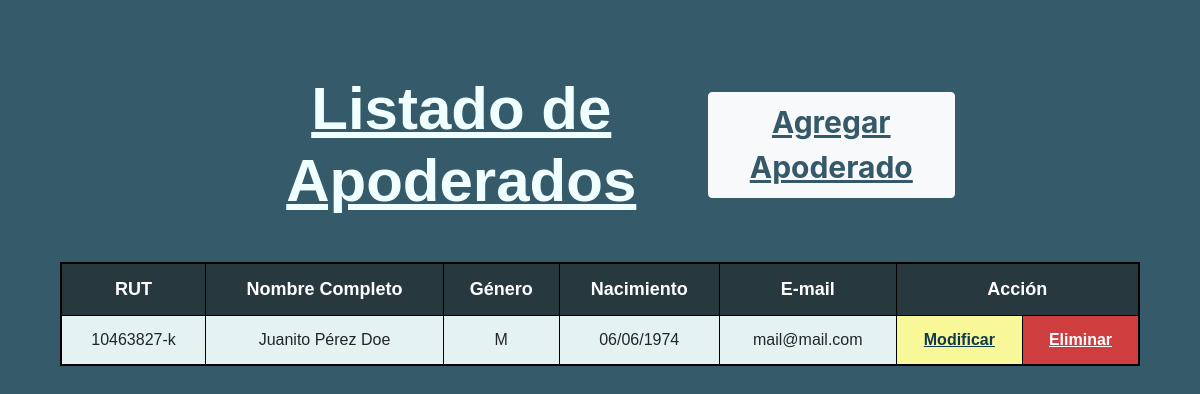
The page /gestion_viajes/crud_apoderados on the database its author committed.
### gestion_viajes/models.py (models this page shows, shortened)
class Apoderado(models.Model):
    id_apoderado     = models.AutoField(db_column='idApoderado', primary_key=True)
    rut              = models.CharField(max_length=10, null=False)
    nombre           = models.CharField(max_length=20, null=False)
    apellido_paterno = models.CharField(max_length=20, null=False)
    apellido_materno = models.CharField(max_length=20, null=False)
    fecha_nacimiento = models.DateField(blank=False, null=False)
    id_genero        = models.ForeignKey('Genero',on_delete=models.CASCADE, db_column='idGenero')
    telefono         = models.CharField(max_length=45, null=False)
    email            = models.EmailField(unique=True, max_length=100, blank=True, null=True)
    direccion        = models.CharField(max_length=50, blank=True, null=True)

class Genero(models.Model):
    id_genero  = models.AutoField(db_column='idGenero', primary_key=True)
    genero     = models.CharField(max_length=20, blank=False, null=False)

### gestion_viajes/views.py (the view)
# urls.py: path('crud_apoderados', views.crud_apoderados, name='crud_apoderados'),
def crud_apoderados(request):
    apoderados = Apoderado.objects.all().order_by('apellido_paterno')
    context = {'apoderados': apoderados}
    return render(request, 'gestion_viajes/apoderados_list.html', context)

### gestion_viajes/templates/gestion_viajes/apoderados_list.html (shortened to what this page needs)
<!DOCTYPE html>
<html lang="en">
  <head>
    {% load static %}
    <link
      rel="stylesheet"
      href="https://cdn.jsdelivr.net/npm/bootstrap@4.6.2/dist/css/bootstrap.min.css"
    />
    <link rel="stylesheet" href="{% static 'css/styles.css' %}" />
  </head>
  <body>
    <header>
      <div class="row justify-content-center">
        <div class="col-md-5 col-sm-12">
          <h1>Listado de Apoderados</h1>
        </div>
        <div class="col-md-3 col-sm-12">
          <div class="container-btn">
            <button class="btn btn-light" id="btnAgregar">
              <a href="{% url 'apoderadosAdd' %}">Agregar Apoderado</a>
            </button>
          </div>
        </div>
      </div>
    </header>
    <div class="table-container">
      <table class="table table-striped">
        {% if apoderados %}
        <thead>
          <tr>
            <th scope="col">RUT</th>
            <th scope="col">Nombre Completo</th>
            <th scope="col">Género</th>
            <th scope="col">Nacimiento</th>
            <th scope="col">E-mail</th>
            <th scope="col" colspan="2">Acción</th>
          </tr>
        </thead>
        <tbody>
          {% for apoderado in apoderados %} {% if apoderado.rut %}
          <tr>
            <td>{{ apoderado.rut }}</td>
            <td>
              {{ apoderado.nombre|capfirst }}
              {{apoderado.apellido_paterno|capfirst }}
              {{apoderado.apellido_materno|capfirst }}
            </td>
            <td>{{ apoderado.id_genero.genero|slice:":1" }}</td>
            <td>{{ apoderado.fecha_nacimiento|date:"d/m/Y" }}</td>
            <td>{{ apoderado.email|default_if_none:""|lower }}</td>
            <td class="td-update">
              <a href="{% url 'apoderados_edit' pk=apoderado.id_apoderado %}"
                >Modificar</a
              >
            </td>
            <td class="td-delete">
              <a href="{% url 'apoderados_del' pk=apoderado.id_apoderado %}"
                >Eliminar</a
              >
            </td>
          </tr>
          {% endif %} {% endfor %}
        </tbody>
        {% endif %}
      </table>
    </div>
  </body>
</html>

### gestion_viajes/static/css/styles.css (style rules this page uses)
body { background-color: rgba(14, 58, 77, 0.836); margin: 5%; }
header .row { margin-bottom: 3%; vertical-align: middle; align-items: center; }
header h1 { text-align: center; margin-top: 3%; margin-bottom: 3%; color: azure; font-weight: bold; font-size: 60px; font-family:'Trebuchet MS', 'Lucida Sans Unicode', 'Lucida Grande', 'Lucida Sans', Arial, sans-serif; text-decoration: underline; }
.container-btn { text-align: center; margin-top: 2%; margin-bottom: 2%; }
.container-btn #btnAgregar { padding-left: 5%; padding-right: 5%; padding-top: 3%; padding-bottom: 3%; font-size: 30px; font-weight: bold; color: rgba(14, 58, 77, 0.836); text-align: center; align-items: center; }
.container-btn #btnAgregar a { color: rgba(14, 58, 77, 0.836); text-decoration: underline; }
.table-container { overflow-x:auto; }
.table-striped { background-color: azure; border: 2px solid black; text-align: center; font-family:'Trebuchet MS', 'Lucida Sans Unicode', 'Lucida Grande', 'Lucida Sans', Arial, sans-serif; }
.table-striped th { font-size: 18px; background-color: rgba(1, 18, 26, 0.836); color: white; }
.table-striped th, .table-striped td { border: 1px solid black !important; }
.table-striped .td-update { background-color: rgb(248, 248, 152); }
.table-striped .td-update a { color: rgba(14, 58, 77); font-weight: bold; text-decoration: underline; }
.table-striped .td-delete { background-color: rgb(206, 62, 62); }
.table-striped .td-delete a { color: white; font-weight: bold; text-decoration: underline; }

### rows shown on the page
Apoderado: rut "10463827-k", nombre "Juanito", apellido_paterno "Pérez", apellido_materno "Doe", id_genero.genero "M", fecha_nacimiento "06/06/1974", email "mail@mail.com"
